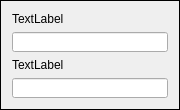
       <widget class="QFrame" name="SpecialStats">
        <property name="minimumSize">
         <size>
          <width>180</width>
          <height>0</height>
         </size>
        </property>
        <property name="maximumSize">
         <size>
          <width>180</width>
          <height>16777215</height>
         </size>
        </property>
        <property name="frameShape">
         <enum>QFrame::Box</enum>
        </property>
        <property name="frameShadow">
         <enum>QFrame::Plain</enum>
        </property>
        <layout class="QVBoxLayout" name="verticalLayout_4">
         <item>
          <widget class="QLabel" name="SpecialLabel1">
           <property name="maximumSize">
            <size>
             <width>16777215</width>
             <height>15</height>
            </size>
           </property>
           <property name="text">
            <string>TextLabel</string>
           </property>
          </widget>
         </item>
         <item>
          <widget class="QLineEdit" name="SpecialTextEdit1">
           <property name="maximumSize">
            <size>
             <width>16777215</width>
             <height>20</height>
            </size>
           </property>
          </widget>
         </item>
         <item>
          <widget class="QLabel" name="label_7">
           <property name="maximumSize">
            <size>
             <width>16777215</width>
             <height>15</height>
            </size>
           </property>
           <property name="text">
            <string>TextLabel</string>
           </property>
          </widget>
         </item>
         <item>
          <widget class="QLineEdit" name="lineEdit_9">
           <property name="maximumSize">
            <size>
             <width>16777215</width>
             <height>20</height>
            </size>
           </property>
          </widget>
         </item>
        </layout>
       </widget>
